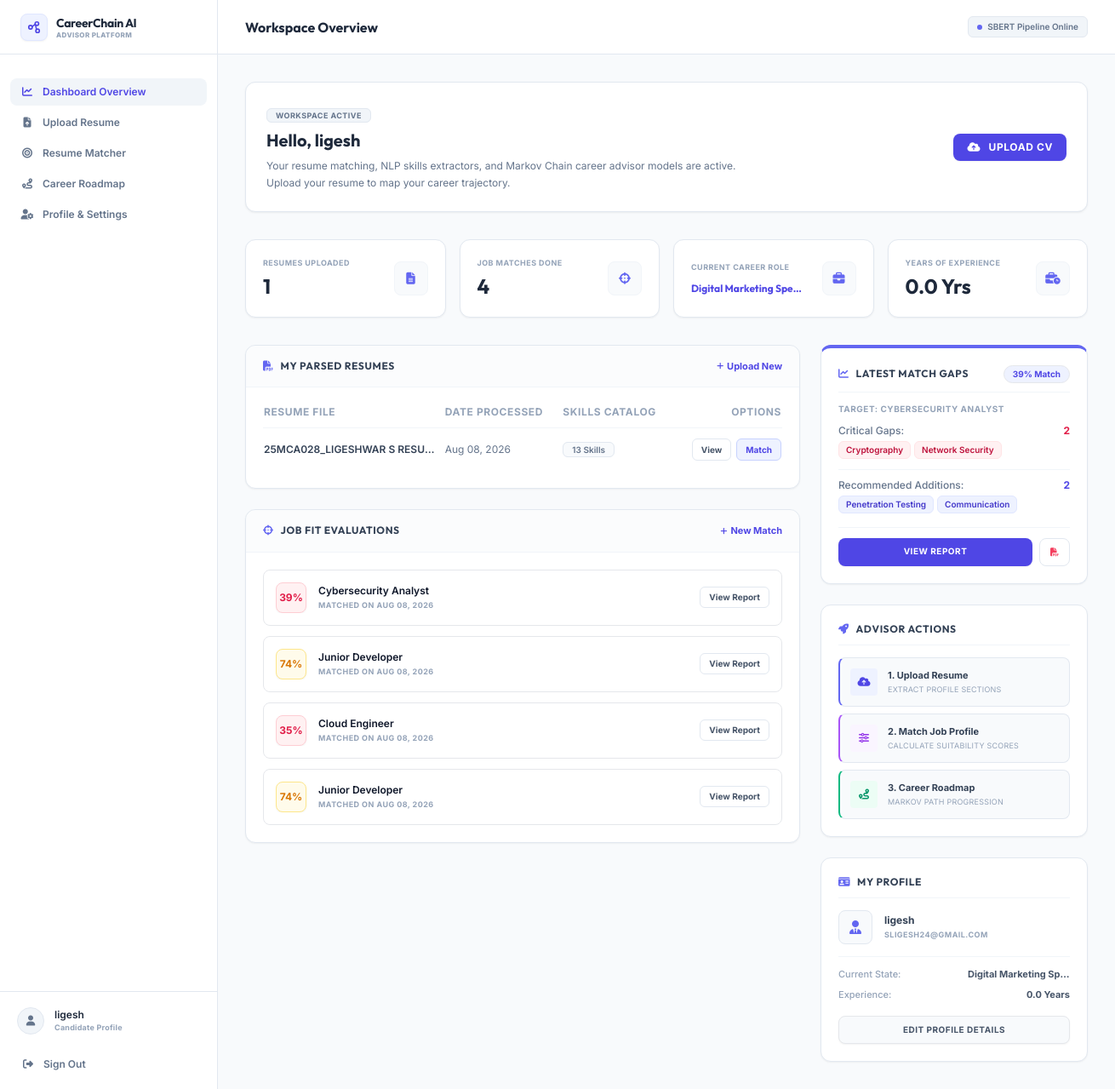
The page / (signed in) on the database as committed earlier.
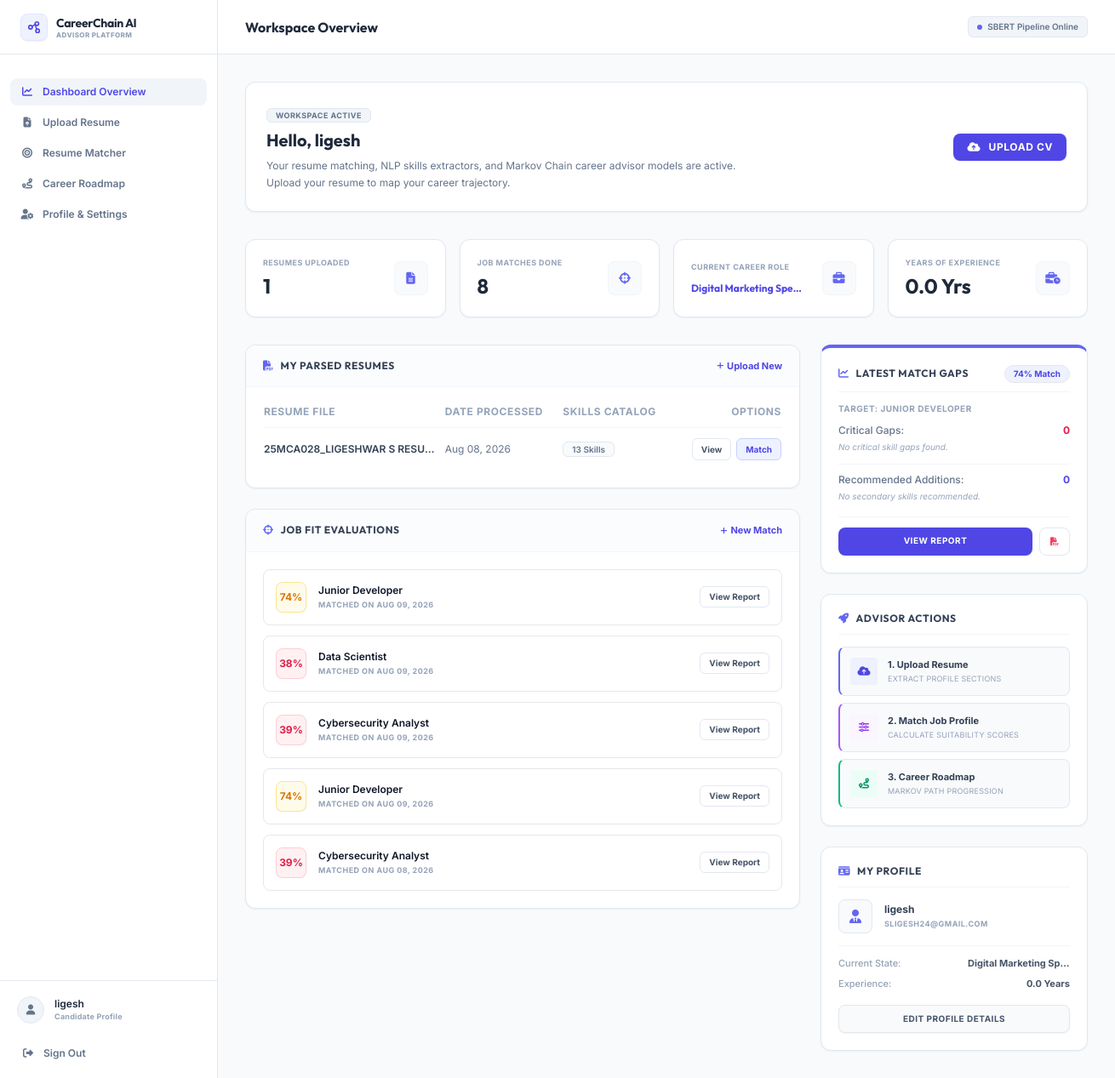
The same page on the database as committed later.
### resumes/models.py (models this page shows, shortened)
class Resume(models.Model):
    user = models.ForeignKey(User, on_delete=models.CASCADE, related_name='resumes')
    file = models.FileField(upload_to='resumes/')
    filename = models.CharField(max_length=255)
    file_size = models.IntegerField()
    content_type = models.CharField(max_length=100)
    extracted_text = models.TextField(blank=True, null=True)
    summary = models.TextField(blank=True, null=True)
    contact_info = models.JSONField(default=dict, blank=True, help_text="Email, phones, links extracted from resume")
    sections = models.JSONField(default=dict, blank=True, help_text="Dictionary of parsed sections (education, experience, etc.)")
    embedding = models.TextField(blank=True, null=True, help_text="SBERT 384d embedding serialized as JSON array")
    uploaded_at = models.DateTimeField(auto_now_add=True)

class Skill(models.Model):
    name = models.CharField(max_length=100, unique=True)
    category = models.CharField(max_length=100)

### jobs/models.py (models this page shows, shortened)
class AnalysisResult(models.Model):
    user = models.ForeignKey(User, on_delete=models.CASCADE, related_name='analyses')
    resume = models.ForeignKey(Resume, on_delete=models.CASCADE, related_name='analyses')
    job_description = models.ForeignKey(JobDescription, on_delete=models.CASCADE, related_name='analyses')
    overall_score = models.FloatField(default=0.0)
    semantic_score = models.FloatField(default=0.0)
    skill_score = models.FloatField(default=0.0)
    experience_score = models.FloatField(default=0.0)
    education_score = models.FloatField(default=0.0)
    project_score = models.FloatField(default=0.0)
    certification_score = models.FloatField(default=0.0)
    explanation = models.TextField(blank=True, null=True, help_text="Natural language explanation of suitability and gaps")
    created_at = models.DateTimeField(auto_now_add=True)

class JobDescription(models.Model):
    user = models.ForeignKey(User, on_delete=models.CASCADE, blank=True, null=True, related_name='job_descriptions')
    job_role = models.ForeignKey(JobRole, on_delete=models.SET_NULL, blank=True, null=True, help_text="Reference predefined job role if applicable")
    title = models.CharField(max_length=200)
    raw_text = models.TextField(help_text="Full pasted job description text")
    extracted_skills = models.JSONField(default=dict, blank=True, help_text="JSON dictionary of extracted skills {skill_name: matched_text}")
    embedding = models.TextField(blank=True, null=True, help_text="SBERT 384d embedding serialized as JSON array")
    created_at = models.DateTimeField(auto_now_add=True)

class SkillGap(models.Model):
    STATUS_CHOICES = (
        ('matched', 'Matched'),
        ('missing', 'Missing'),
        ('partial', 'Partially Matched'),
        ('recommended', 'Recommended')
    )
    PRIORITY_CHOICES = (
        ('critical', 'Critical'),
        ('high', 'High'),
        ('medium', 'Medium'),
        ('low', 'Low')
    )
    analysis_result = models.ForeignKey(AnalysisResult, on_delete=models.CASCADE, related_name='skill_gaps')
    skill = models.ForeignKey(Skill, on_delete=models.CASCADE, related_name='analysis_gaps')
    status = models.CharField(max_length=20, choices=STATUS_CHOICES)
    priority = models.CharField(max_length=20, choices=PRIORITY_CHOICES)
    explanation = models.TextField(blank=True, null=True, help_text="Why this skill is relevant and how to acquire it")
    class Meta:
        unique_together = ('analysis_result', 'skill')

### resumes/views.py (the view)
# urls.py: path('', views.dashboard_home, name='dashboard_home'),
@login_required
def dashboard_home(request):
    resumes = Resume.objects.filter(user=request.user).order_by('-uploaded_at')
    analyses = AnalysisResult.objects.filter(user=request.user).order_by('-created_at')
    total_resumes = resumes.count()
    total_analyses = analyses.count()
    latest_resume = resumes.first()
    latest_analysis = analyses.first()
    latest_missing_skills = []
    latest_recommended_skills = []
    latest_matched_skills = []
    if latest_analysis:
        gaps = latest_analysis.skill_gaps.all()
        latest_missing_skills = [g for g in gaps if g.status == 'missing']
        latest_recommended_skills = [g for g in gaps if g.status == 'recommended']
        latest_matched_skills = [g for g in gaps if g.status == 'matched']
    context = {
        'resumes': resumes,
        'analyses': analyses,
        'total_resumes': total_resumes,
        'total_analyses': total_analyses,
        'latest_resume': latest_resume,
        'latest_analysis': latest_analysis,
        'latest_missing_skills': latest_missing_skills,
        'latest_recommended_skills': latest_recommended_skills,
        'latest_matched_skills': latest_matched_skills,
    }
    return render(request, 'dashboard/index.html', context)

### templates/dashboard/index.html (shortened to what the changed rows need)
{% extends "base.html" %}
{% block page_title %}Workspace Overview{% endblock %}
{% block content %}
<div class="space-y-8 max-w-6xl mx-auto">
    <div class="premium-card rounded-xl p-6 relative overflow-hidden bg-white border-slate-200">
        <div class="flex flex-col md:flex-row items-start md:items-center justify-between gap-6">
            <div class="space-y-1.5">
                <h2 class="text-xl font-bold text-slate-800 font-display mt-1">Hello, {{ user.username }}</h2>
            </div>
        </div>
    </div>
    <div class="grid grid-cols-1 sm:grid-cols-2 lg:grid-cols-4 gap-4">
        <div class="premium-card p-5 rounded-xl flex items-center justify-between shadow-sm relative group bg-white border-slate-200">
            <div>
                <p class="text-[9px] font-bold text-slate-400 uppercase tracking-wider">Job Matches Done</p>
                <h3 class="text-2xl font-bold mt-1 text-slate-800 font-display">{{ total_analyses }}</h3>
            </div>
        </div>
    </div>
    <div class="grid grid-cols-1 lg:grid-cols-3 gap-6">
        <div class="lg:col-span-2 space-y-6">
            <div class="premium-card rounded-xl overflow-hidden shadow-sm bg-white border-slate-200">
                <div class="p-5">
                    {% if resumes %}
                    <div class="overflow-x-auto">
                        <table class="w-full text-left text-xs">
                            <thead>
                                <tr class="text-slate-400 border-b border-slate-100 pb-2">
                                    <th class="pb-2.5 font-bold uppercase tracking-wider">Resume File</th>
                                    <th class="pb-2.5 font-bold uppercase tracking-wider">Date Processed</th>
                                    <th class="pb-2.5 font-bold uppercase tracking-wider">Skills Catalog</th>
                                    <th class="pb-2.5 text-right font-bold uppercase tracking-wider">Options</th>
                                </tr>
                            </thead>
                            <tbody class="divide-y divide-slate-100">
                                {% for res in resumes|slice:":5" %}
                                <tr class="hover:bg-slate-50/50 transition-colors">
                                    <td class="py-3 font-semibold text-slate-700 truncate max-w-[180px]">{{ res.filename }}</td>
                                    <td class="py-3 text-slate-500">{{ res.uploaded_at|date:"M d, Y" }}</td>
                                    <td class="py-3">
                                        <span class="px-2.5 py-0.5 bg-slate-50 border border-slate-200 text-slate-500 text-[10px] rounded-md font-semibold">
                                            {{ res.resume_skills.count }} Skills
                                        </span>
                                    </td>
                                    <td class="py-3 text-right">
                                        <div class="flex justify-end gap-1.5">
                                            <a href="{% url 'resume_detail' res.id %}" class="px-2.5 py-1 bg-white hover:bg-slate-50 text-slate-600 border border-slate-200 rounded-md font-bold transition text-[10px]">
                                                View
                                            </a>
                                            <a href="{% url 'match_create' %}?resume_id={{ res.id }}" class="px-2.5 py-1 bg-indigo-50 hover:bg-indigo-100 text-indigo-600 border border-indigo-200 rounded-md font-bold transition text-[10px]">
                                                Match
                                            </a>
                                        </div>
                                    </td>
                                </tr>
                                {% endfor %}
                            </tbody>
                        </table>
                    </div>
                    {% endif %}
                </div>
            </div>
            <div class="premium-card rounded-xl overflow-hidden shadow-sm bg-white border-slate-200">
                <div class="p-5">
                    {% if analyses %}
                    <div class="space-y-3">
                        {% for an in analyses|slice:":5" %}
                        <div class="p-3.5 rounded-lg border border-slate-150 bg-white hover:border-slate-300 transition-all flex items-center justify-between group">
                            <div class="flex items-center gap-3.5 overflow-hidden">
                                <div class="w-9 h-9 rounded-lg flex items-center justify-center font-bold text-xs shrink-0 shadow-sm
                                    {% if an.overall_score >= 80 %}
                                        bg-emerald-50 text-emerald-600 border border-emerald-200
                                    {% elif an.overall_score >= 55 %}
                                        bg-amber-50 text-amber-600 border border-amber-200
                                    {% else %}
                                        bg-rose-50 text-rose-600 border border-rose-200
                                    {% endif %}
                                ">
                                    {{ an.overall_score|floatformat:0 }}%
                                </div>
                                <div class="overflow-hidden">
                                    <p class="font-semibold text-slate-750 text-xs truncate group-hover:text-indigo-600 transition-colors">{{ an.job_description.title }}</p>
                                    <p class="text-[9px] text-slate-400 font-bold uppercase tracking-wider mt-0.5">Matched on {{ an.created_at|date:"M d, Y" }}</p>
                                </div>
                            </div>
                            <a href="{% url 'analysis_detail' an.id %}" class="px-2.5 py-1 bg-white hover:bg-slate-50 text-slate-600 border border-slate-200 rounded-md text-[10px] font-bold transition">
                                View Report
                            </a>
                        </div>
                        {% endfor %}
                    </div>
                    {% else %}
                    <div class="text-center py-8 text-slate-400 border border-dashed border-slate-200 rounded-lg bg-slate-50/30">
                        <i class="fa-solid fa-chart-bar text-3xl mb-2 text-slate-300"></i>
                        <p class="text-xs font-medium">No suitability calculations found.</p>
                    </div>
                    {% endif %}
                </div>
            </div>
        </div>
        <div class="space-y-6">
            {% if latest_analysis %}
            <div class="premium-card p-5 rounded-xl shadow-sm bg-white border-slate-200 border-t-4 border-t-indigo-500 animate-fadeIn">
                <div class="flex justify-between items-center border-b border-slate-100 pb-2.5 mb-3">
                    <h3 class="font-bold text-slate-700 text-xs font-display uppercase tracking-wider">
                        <i class="fa-solid fa-chart-line text-indigo-500 mr-2"></i>Latest Match Gaps
                    </h3>
                    <span class="text-[10px] font-bold text-indigo-600 bg-indigo-50 px-2.5 py-0.5 rounded-full border border-indigo-150">{{ latest_analysis.overall_score|floatformat:0 }}% Match</span>
                </div>
                <p class="text-[10px] text-slate-400 font-bold uppercase tracking-wider mb-2.5 truncate">Target: {{ latest_analysis.job_description.title }}</p>
                <div class="space-y-3">
                    <div>
                        <div class="flex justify-between text-xs mb-1">
                            <span class="text-slate-500 font-medium">Critical Gaps:</span>
                            <span class="font-bold text-rose-600">{{ latest_missing_skills|length }}</span>
                        </div>
                        {% if latest_missing_skills %}
                        <div class="flex flex-wrap gap-1 mt-1">
                            {% for sg in latest_missing_skills|slice:":3" %}
                            <span class="px-2 py-0.5 bg-rose-50 border border-rose-100 text-rose-700 text-[10px] rounded-md font-semibold">
                                {{ sg.skill.name }}
                            </span>
                            {% endfor %}
                        </div>
                        {% else %}
                        <p class="text-[10px] text-slate-400 italic">No critical skill gaps found.</p>
                        {% endif %}
                    </div>
                    <div class="pt-2.5 border-t border-slate-100">
                        <div class="flex justify-between text-xs mb-1">
                            <span class="text-slate-500 font-medium">Recommended Additions:</span>
                            <span class="font-bold text-indigo-600">{{ latest_recommended_skills|length }}</span>
                        </div>
                        {% if latest_recommended_skills %}
                        <div class="flex flex-wrap gap-1 mt-1">
                            {% for sg in latest_recommended_skills|slice:":3" %}
                            <span class="px-2 py-0.5 bg-indigo-50 border border-indigo-100 text-indigo-700 text-[10px] rounded-md font-semibold">
                                {{ sg.skill.name }}
                            </span>
                            {% endfor %}
                        </div>
                        {% else %}
                        <p class="text-[10px] text-slate-400 italic">No secondary skills recommended.</p>
                        {% endif %}
                    </div>
                </div>
                <div class="mt-4 pt-3 border-t border-slate-100 flex gap-2">
                    <a href="{% url 'analysis_detail' latest_analysis.id %}" class="flex-1 text-center py-2 bg-indigo-600 hover:bg-indigo-500 text-white font-bold rounded-lg text-[10px] transition uppercase tracking-wider shadow-sm cursor-pointer">
                        View Report
                    </a>
                    <a href="{% url 'match_recommend_pdf' latest_analysis.id %}" class="px-3 py-2 bg-white border border-slate-200 text-slate-600 hover:bg-slate-50 font-bold rounded-lg text-[10px] transition cursor-pointer" title="Download PDF">
                        <i class="fa-solid fa-file-pdf text-rose-500"></i>
                    </a>
                </div>
            </div>
            {% endif %}
        </div>
    </div>
</div>
{% endblock %}

Rows that differ between the two databases and show on the page:
no longer on this page (row unchanged): AnalysisResult: overall_score "74", job_description "Junior Developer", created_at "AUG 08, 2026"
no longer on this page (row unchanged): AnalysisResult: overall_score "35", job_description "Cloud Engineer", created_at "AUG 08, 2026"
no longer on this page (row unchanged): AnalysisResult: overall_score "74", job_description "Junior Developer", created_at "AUG 08, 2026"
no longer on this page (row unchanged): SkillGap: skill.name "Cryptography", shown under "LATEST MATCH GAPS"
no longer on this page (row unchanged): SkillGap: skill.name "Network Security", shown under "LATEST MATCH GAPS"
no longer on this page (row unchanged): SkillGap: skill.name "Penetration Testing"
no longer on this page (row unchanged): SkillGap: skill.name "Communication"
added AnalysisResult: overall_score "74", job_description "Junior Developer", created_at "AUG 09, 2026", job_description "JUNIOR DEVELOPER"
added AnalysisResult: overall_score "38", job_description "Data Scientist", created_at "AUG 09, 2026"
added AnalysisResult: overall_score "39", job_description "Cybersecurity Analyst", created_at "AUG 09, 2026"
added AnalysisResult: overall_score "74", job_description "Junior Developer", created_at "AUG 09, 2026"
Other text that changed with them:
{{ total_analyses }}: "4" → "8"
{{ latest_missing_skills|length }}: "2" → "0"
{{ latest_recommended_skills|length }}: "2" → "0"
{{ latest_analysis.overall_score|floatformat:0 }}: "39" → "74"
{{ latest_analysis.job_description.title }}: "CYBERSECURITY ANALYST" → "JUNIOR DEVELOPER"
text now shown: "No critical skill gaps found. No secondary skills recommended."
